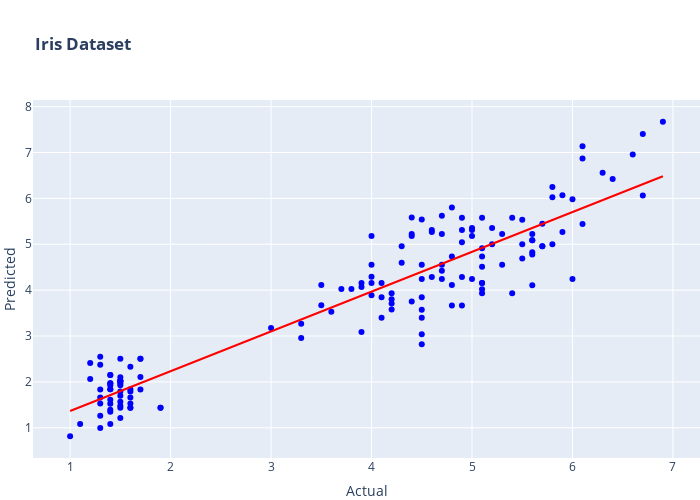

This figure's notebook cell:
### Markdown cell above
**In the Tutorial Completion Document, describe your findings.**

Fit/train the model with `sepal_width` and `sepal_length` and then predict the `petal_length`. Plot the actual and predicted values using Plotly.

### Code cell
import pandas as pd
import plotly.express as px
from sklearn.linear_model import LinearRegression

# Read and create dataframe from CSV
fpath = "C:/Users/14175/Desktop/CS490/Tutorial 5/data/input/"
df = pd.read_csv(fpath + 'iris.csv')

# Distinguishing target variable, generating regression, making prediction
X = df[['sepal_width', 'sepal_length']]
y = df['petal_length']

reg = LinearRegression().fit(X, y)

y_pred = reg.predict(X)

# Create new dataframe
results_df = pd.DataFrame({'Actual': y, 'Predicted': y_pred})

# Plotting
fig = px.scatter(results_df, x='Actual', y='Predicted', title='Actual vs Predicted Petal Length',
                 trendline='ols',  # Ordinary Least Square (OLS) with plotly.express
                 trendline_color_override='red').update_traces(marker=dict(color='blue'))

fig.update_layout(title='<b>Iris Dataset</b>',
                  autosize=False,
                  width=700,
                  height=500,
                  margin=dict(
                      l=0,
                      r=0,
                      b=0,
                  ), )

fig.show()

### Figure 1 — Plotly figure (JSON) as saved in the notebook; plotly's stock layout.template omitted (floating-point values rounded to 4 significant figures; data arrays with more than 128 entries replaced by an {"elided": "..."} marker saying what was removed)
{"data": [{"hovertemplate": "Actual=%{x}<br>Predicted=%{y}<extra></extra>", "legendgroup": "", "marker": {"color": "blue", "symbol": "circle"}, "mode": "markers", "name": "", "orientation": "v", "showlegend": false, "type": "scatter", "x": {"elided": "150 float values"}, "xaxis": "x", "y": {"elided": "150 float values"}, "yaxis": "y"}, {"hovertemplate": "<b>OLS trendline</b><br>Predicted = 0.866973 * Actual + 0.500005<br>R<sup>2</sup>=0.866973<br><br>Actual=%{x}<br>Predicted=%{y} <b>(trend)</b><extra></extra>", "legendgroup": "", "line": {"color": "red"}, "marker": {"color": "blue", "symbol": "circle"}, "mode": "lines", "name": "", "showlegend": false, "type": "scatter", "x": {"elided": "150 float values"}, "xaxis": "x", "y": {"elided": "150 float values"}, "yaxis": "y"}], "layout": {"autosize": false, "height": 500, "legend": {"tracegroupgap": 0}, "margin": {"b": 0, "l": 0, "r": 0}, "title": {"text": "<b>Iris Dataset</b>"}, "width": 700, "xaxis": {"anchor": "y", "domain": [0, 1], "title": {"text": "Actual"}}, "yaxis": {"anchor": "x", "domain": [0, 1], "title": {"text": "Predicted"}}}}
